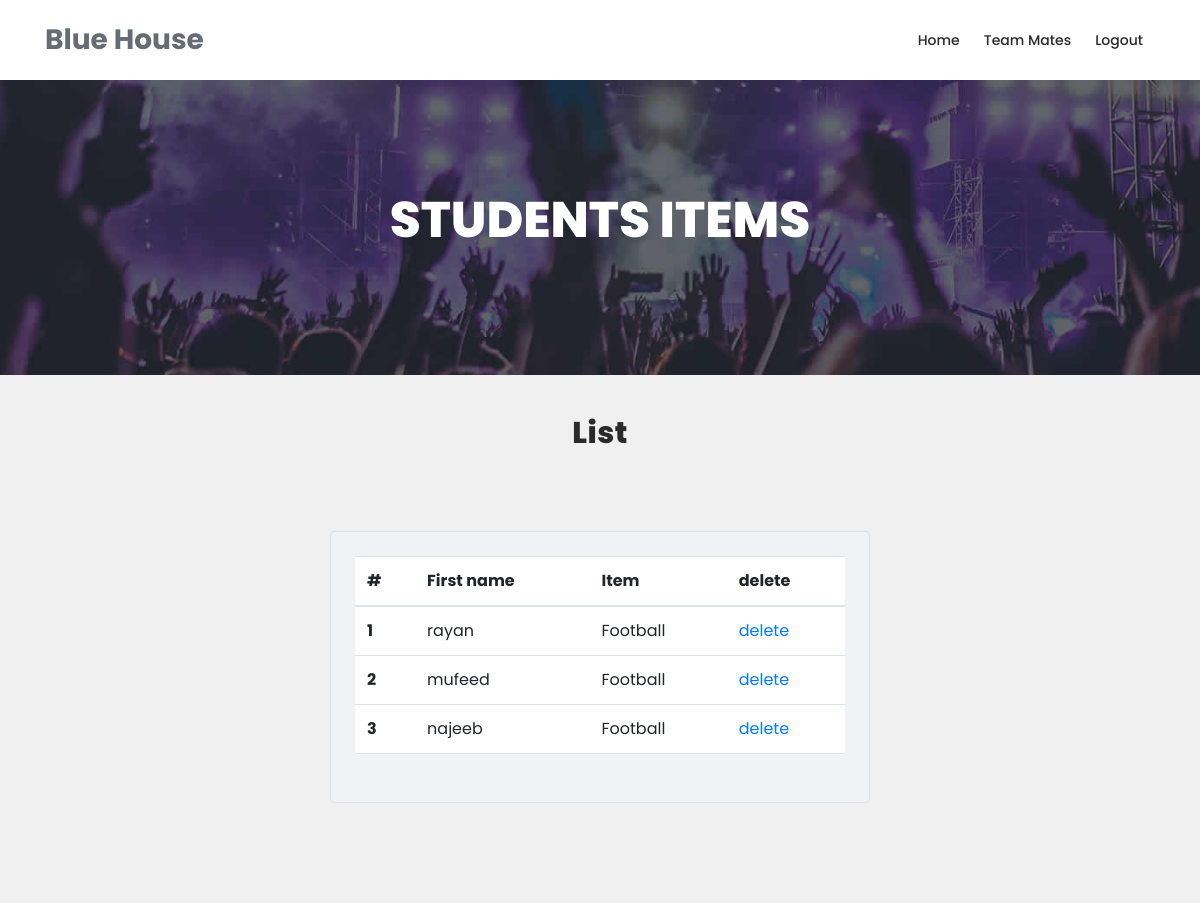
/blue-studentitem/ (signed in), run on an earlier commit of the app's database.
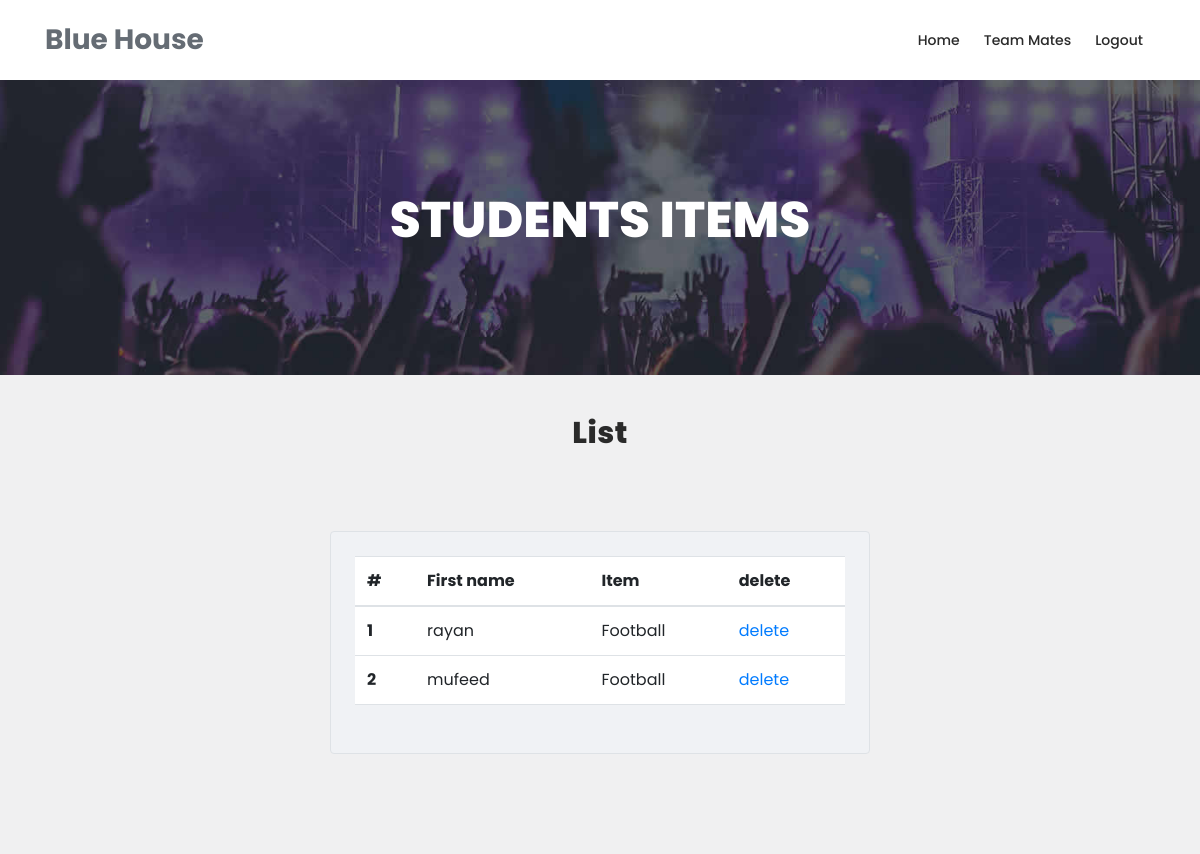
And on a later commit of the database.
### home_app/models.py (models this page shows, shortened)
class SportsMembers(models.Model):
    sports=models.ForeignKey(Sports,on_delete=models.CASCADE)
    user=models.ForeignKey(CustomUser,on_delete=models.CASCADE)
    role=models.IntegerField()

class CustomUser(AbstractBaseUser,PermissionsMixin):
    username=models.CharField(max_length=100,unique=True)
    email=models.EmailField(blank=True,null=True)
    is_active=models.BooleanField(default=True,verbose_name='active')
    is_staff=models.BooleanField(default=True)
    role=models.IntegerField(choices=ROLL_CHOICE,null=True)
    created_at=models.DateTimeField(auto_now_add=True)
    updated=models.DateTimeField(auto_now=True)
    USERNAME_FIELD='username'
    REQUIRED_FIELDS=[]
    objects=CustomUserManager()
    def __str__(self):
        return self.username

class Sports(models.Model):
    name=models.CharField(max_length=20)
    place=models.CharField(max_length=20)
    image=models.ImageField(upload_to='images',blank=True)
    def __str__(self):
        return self.name

### home_app/views.py (the view)
# urls.py: path('blue-studentitem/',views.blueStudentsItems,name='blue-studentitem' ),
@login_required(login_url='login')
def blueStudentsItems(request):
    sportsmem_obj=SportsMembers.objects.filter(role=6)
    return render(request,'blue_sports_students.html',{'std':sportsmem_obj})

### home_app/templates/blue_sports_students.html (shortened to what this page needs)
{% load static %}
<!DOCTYPE html>
<html lang="en">
  <head>
    <link href="https://cdn.jsdelivr.net/npm/bootstrap@5.3.0-alpha3/dist/css/bootstrap.min.css" rel="stylesheet">
    <link rel="stylesheet" type="text/css" href="{% static 'assets/css/bootstrap.min.css' %}">
    <link rel="stylesheet" type="text/css" href="{% static 'assets/css/font-awesome.css' %}">
    <link rel="stylesheet" type="text/css" href="{% static 'assets/css/owl-carousel.css' %}">
    <link rel="stylesheet" href="{% static 'assets/css/tooplate-artxibition.css' %}">
    </head>
    <body>
    <header class="header-area header-sticky">
        <div class="container">
            <div class="row">
                <div class="col-12">
                    <nav class="main-nav">
                        <a href="index.html" class="logo">Blue House</a>
                        <ul class="nav">
                            <li><a href="{% url 'blue' %}">Home</a></li>
                            <li><a href="{% url 'blue-team' %}">Team mates</a></li>
                            <li><a href="{% url 'logout' %}">Logout</a></li>
                        </ul>
                    </nav>
                </div>
            </div>
        </div>
    </header>
    <div class="page-heading-rent-venue">
        <div class="container">
            <div class="row">
                <div class="col-lg-12">
                    <h2>STUDENTS ITEMS</h2>
                </div>
            </div>
        </div>
    </div>
    <div class="shows-events-schedule">
        <div class="container">
            <div class="row">
                <div class="col-lg-12">
                    <div class="section-heading">
                        <h2>List</h2>
                    </div>
                </div>
                <div class="col-lg-12">
                    <div class="row d-flex justify-content-center" style="margin-top: 40px;">
                        <div class="col-md-8 col-lg-6">
                        <div class="card shadow-0 border" style="background-color: #f0f2f5;">
                            <div class="card-body p-4">
                            <div class="form-outline mb-4">
                                <table class="table">
                                    <thead>
                                      <tr>
                                        <th scope="col">#</th>
                                        <th scope="col">First name</th>
                                        <th scope="col">Item</th>
                                        <th scope="col">delete</th>
                                      </tr>
                                    </thead>
                                    <tbody>
                                        {% for m in std %}
                                      <tr>
                                        <th scope="row">{{forloop.counter}}</th>
                                        <td>{{m.user}}</td>
                                        <td>{{m.sports}}</td>
                                        <td><a href="{% url 'blue-delete' m.id %}">delete</a></td>
                                      </tr>
                                      {% endfor %}
                                    </tbody>
                                  </table>
                            </div>
                            </div>
                        </div>
                        </div>
                    </div>
                </div>
            </div>
        </div>
    </div>
  </body>
</html>

### home_app/static/assets/css/tooplate-artxibition.css (style rules this page uses)
html, body, div, span, applet, object, iframe, h1, h2, h3, h4, h5, h6, p, blockquote, div pre, a, abbr, acronym, address, big, cite, code, del, dfn, em, font, img, ins, kbd, q, s, samp, small, strike, strong, sub, sup, tt, var, b, u, i, center, dl, dt, dd, ol, ul, li, figure, header, nav, section, article, aside, footer, figcaption { margin: 0; padding: 0; border: 0; outline: 0; }
ul, li { padding: 0; margin: 0; list-style: none; }
header, nav, section, article, aside, footer, hgroup { display: block; }
* { box-sizing: border-box; }
html, body { font-family: 'Poppins', sans-serif; font-weight: 400; background-color: #fff; font-size: 16px; -ms-text-size-adjust: 100%; -webkit-font-smoothing: antialiased; -moz-osx-font-smoothing: grayscale; }
a { text-decoration: none !important; }
h1, h2, h3, h4, h5, h6 { margin-top: 0px; margin-bottom: 0px; }
ul { margin-bottom: 0px; }
html, body { background: #fff; font-family: 'Poppins', sans-serif; }
.section-heading { text-align: center; margin-top: 40px; margin-bottom: 40px; }
.section-heading h2 { font-size: 30px; font-weight: 800; color: #2a2a2a; text-transform: capitalize; letter-spacing: 0.5px; margin-top: 0px; margin-bottom: 0px; }
.header-area { position: relative; top: 0px; left: 0px; right: 0px; z-index: 100; height: 80px; background: #fff; -webkit-transition: all .5s ease 0s; -moz-transition: all .5s ease 0s; -o-transition: all .5s ease 0s; transition: all .5s ease 0s; }
.header-area .main-nav { min-height: 80px; background: transparent; }
.header-area .main-nav .logo { line-height: 80px; color: #656c74; font-size: 28px; font-weight: 700; float: left; -webkit-transition: all 0.3s ease 0s; -moz-transition: all 0.3s ease 0s; -o-transition: all 0.3s ease 0s; transition: all 0.3s ease 0s; }
.header-area .main-nav .nav { float: right; margin-top: 27px; margin-right: 0px; background-color: transparent; -webkit-transition: all 0.3s ease 0s; -moz-transition: all 0.3s ease 0s; -o-transition: all 0.3s ease 0s; transition: all 0.3s ease 0s; position: relative; z-index: 999; }
.header-area .main-nav .nav li { padding-left: 20px; padding-right: 20px; }
.header-area .main-nav .nav li a { display: block; font-weight: 500; font-size: 14px; color: #2a2a2a; text-transform: capitalize; -webkit-transition: all 0.3s ease 0s; -moz-transition: all 0.3s ease 0s; -o-transition: all 0.3s ease 0s; transition: all 0.3s ease 0s; height: 40px; line-height: 40px; border: transparent; }
.header-area.header-sticky { min-height: 80px; }
.header-area.header-sticky .nav { margin-top: 20px !important; }
@media (max-width: 1200px) { .header-area .main-nav .nav li { padding-left: 12px; padding-right: 12px; } }
@media (max-width: 1200px) { .header-area .main-nav:before { display: none; } }
@media (min-width: 767px) { .header-area .main-nav .nav { display: flex !important; } }
.page-heading-rent-venue { background-image: url(../images/rent_venue_bg.jpg); background-size: cover; background-repeat: no-repeat; padding: 110px 0px; text-align: center; }
.page-heading-rent-venue h2 { font-size: 50px; color: #fff; font-weight: 800; margin-bottom: 15px; }
.shows-events-schedule { margin-top: 0px; padding-bottom: 100px; background-color: #f0f0f1; }

What changed in the data, as far as the page shows it:
removed SportsMembers: user "najeeb", sports "Football"
